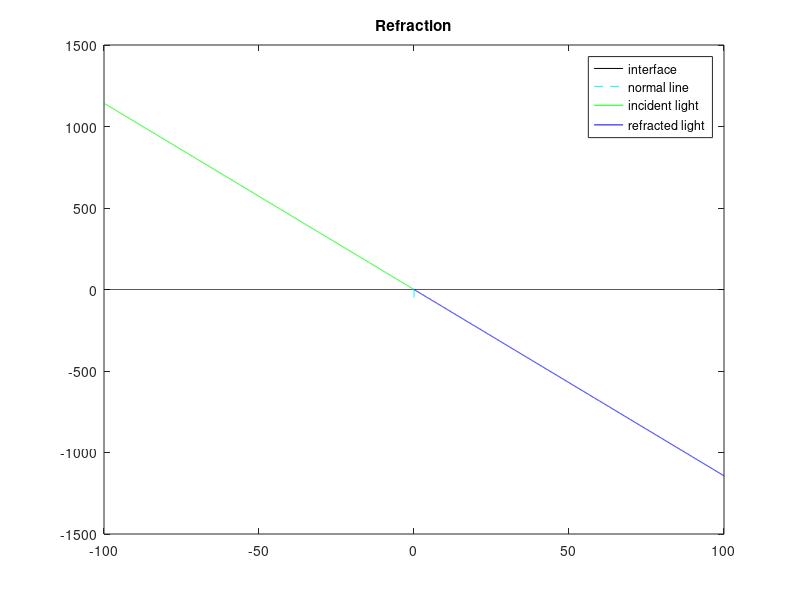

The MATLAB source for this figure:
% Script file: Exercise4_13.m
%
% Purpose:
% Dealing with Refraction Issues
%
% Record of revisions:
% Date     Programmer   Description of change
% ======== ============ =====================
% 22/09/27 GeorgeDong32 Version 2.2
%
% Define variables:
% theta_in Incidence angle
% theta_out Angle of refraction
% n_1 Index of Refraction 1
% n_2 Index of Refraction 2
% sintho The sin value of theta_out
% k1 Incident ray slope
% k2 Refraction/Reflection line slope

% Input and data processing
theta_in = input('Please input the incidence angle(degree): ');
n_1 = input('Please input n1: ');
n_2 = input('Please input n2: ');
% Input analysis
if (~isnumeric(theta_in) || ~isnumeric(n_1) || ~isnumeric(n_2))
    error('input must be number!')
end

if (theta_in > 90)
    error('incidence angle value invalid, it should range from 0 to 90');
elseif theta_in == 90
    sintho = -999;
    k1 = 0;
else
    sintho = (n_1 / n_2) * sind(theta_in);
    k1 = -cotd(theta_in);
end

if (n_2 == 0)
    error('n2 cannot be zero');
end

% Situation Analysis
if (sintho < 1)

    if (sintho ~= -999)
        theta_out = asind(sintho);
        k2 = -cotd(theta_out);
    else
        k2 = 0;
    end

else
    theta_out = theta_in;
    k2 = cotd(theta_out);
end

% Test
fprintf("%f", theta_out);
fprintf("%f", sind(theta_out));

% Draw
if (theta_in ~= 0)
    x0x = -100:0.01:100;
    y0x = 0 * x0x;

    if k2 > 0
        y0ys = 0;
    else
        y0ys = -50;
    end

    x1 = -100:0.01:0;
    y1 = k1 * x1;
    x2 = 0:0.01:100;
    y2 = k2 * x2;
    plot(x0x, y0x, '-k', [0, 0], [y0ys, 50], '--c', x1, y1, '-g', x2, y2, '-b');
else
    x0x = -100:0.01:100;
    y0x = 0 * x0x;

    if k2 > 0
        y0ys = 0;
    else
        y0ys = -50;
    end

    plot(x0x, y0x, '-k', [0, 0], [y0ys, 50], '--c', [0, 0], [0, 50], '-g', [0, 0], [-50, 0], '-b');
end

legend('interface', 'normal line', 'incident light', 'refracted light');
title('Refraction')
